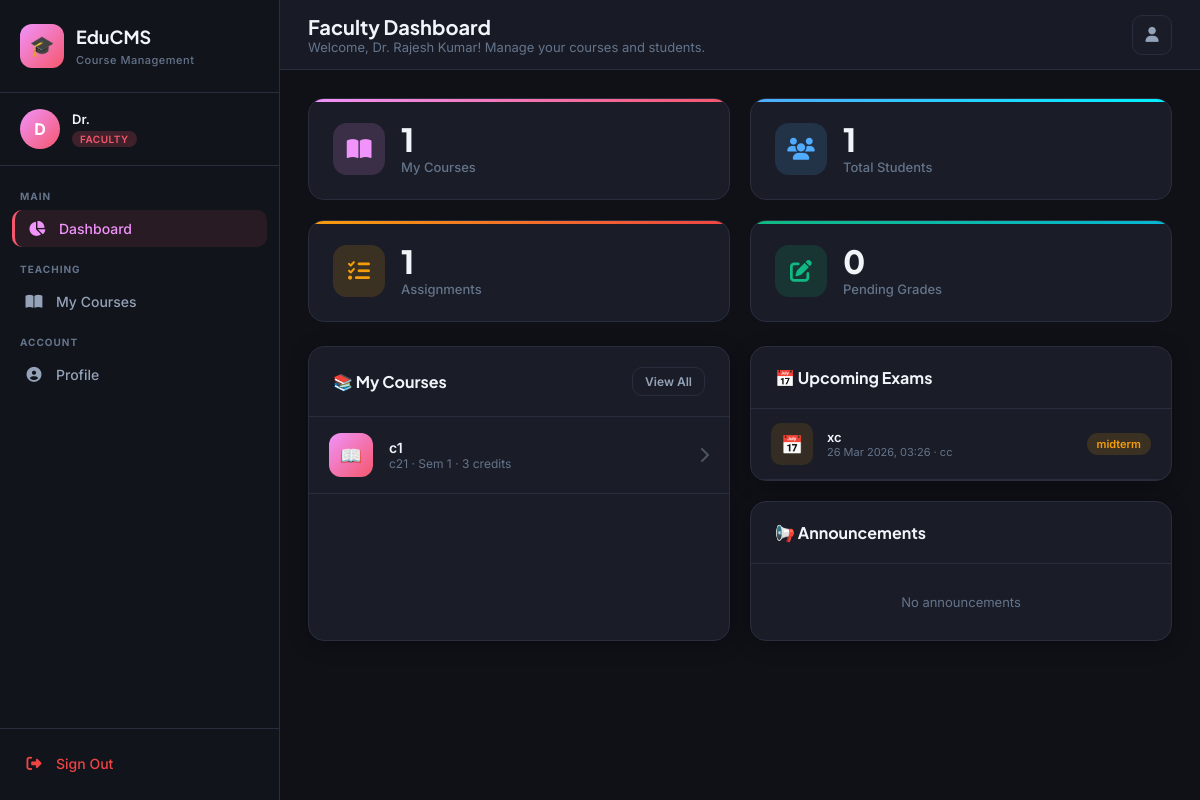
The app's page /faculty/dashboard (signed in) with its own data.
### app.py (models this page shows)
class User(UserMixin, db.Model):
    __tablename__ = 'users'
    id = db.Column(db.Integer, primary_key=True)
    name = db.Column(db.String(100), nullable=False)
    email = db.Column(db.String(120), unique=True, nullable=False)
    password = db.Column(db.String(200), nullable=False)
    role = db.Column(db.String(20), nullable=False, default='student')  # admin/faculty/student
    phone = db.Column(db.String(20))
    department = db.Column(db.String(100))
    profile_pic = db.Column(db.String(200), default='default.png')
    is_active_account = db.Column(db.Boolean, default=True)
    created_at = db.Column(db.DateTime, default=datetime.utcnow)
    courses_taught = db.relationship('Course', backref='faculty', lazy=True, foreign_keys='Course.faculty_id')
    enrollments = db.relationship('Enrollment', backref='student', lazy=True, foreign_keys='Enrollment.student_id')

class Course(db.Model):
    __tablename__ = 'courses'
    id = db.Column(db.Integer, primary_key=True)
    name = db.Column(db.String(150), nullable=False)
    code = db.Column(db.String(20), unique=True, nullable=False)
    description = db.Column(db.Text)
    credits = db.Column(db.Integer, default=3)
    semester = db.Column(db.Integer, default=1)
    department = db.Column(db.String(100))
    faculty_id = db.Column(db.Integer, db.ForeignKey('users.id'))
    max_students = db.Column(db.Integer, default=60)
    is_active = db.Column(db.Boolean, default=True)
    created_at = db.Column(db.DateTime, default=datetime.utcnow)
    enrollments = db.relationship('Enrollment', backref='course', lazy=True)
    assignments = db.relationship('Assignment', backref='course', lazy=True)
    materials = db.relationship('Material', backref='course', lazy=True)
    exams = db.relationship('Exam', backref='course', lazy=True)

class Exam(db.Model):
    __tablename__ = 'exams'
    id = db.Column(db.Integer, primary_key=True)
    course_id = db.Column(db.Integer, db.ForeignKey('courses.id'), nullable=False)
    title = db.Column(db.String(200), nullable=False)
    exam_date = db.Column(db.DateTime)
    duration = db.Column(db.Integer, default=180)  # minutes
    max_marks = db.Column(db.Integer, default=100)
    exam_type = db.Column(db.String(50), default='midterm')  # midterm/final/quiz
    venue = db.Column(db.String(100))
    created_at = db.Column(db.DateTime, default=datetime.utcnow)
    results = db.relationship('Result', backref='exam', lazy=True)

### app.py (the view)
@app.route('/faculty/dashboard')
@login_required
def faculty_dashboard():
    if current_user.role != 'faculty': return redirect(url_for('index'))
    my_courses = Course.query.filter_by(faculty_id=current_user.id).all()
    total_students = 0
    for c in my_courses:
        total_students += Enrollment.query.filter_by(course_id=c.id, status='approved').count()
    total_assignments = sum(Assignment.query.filter_by(course_id=c.id).count() for c in my_courses)
    pending_submissions = 0
    for c in my_courses:
        for a in c.assignments:
            pending_submissions += Submission.query.filter_by(assignment_id=a.id, grade=None).count()
    upcoming_exams = []
    for c in my_courses:
        exams = Exam.query.filter(Exam.course_id == c.id, Exam.exam_date >= datetime.utcnow()).all()
        upcoming_exams.extend(exams)
    announcements = Announcement.query.filter(
        Announcement.target_role.in_(['all', 'faculty'])
    ).order_by(Announcement.created_at.desc()).limit(3).all()
    return render_template('faculty/dashboard.html',
        my_courses=my_courses, total_students=total_students,
        total_assignments=total_assignments, pending_submissions=pending_submissions,
        upcoming_exams=upcoming_exams[:5], announcements=announcements)

### app.py (called while the page is built)
@login_manager.user_loader
def load_user(user_id):
    return User.query.get(int(user_id))

@app.context_processor
def inject_now():
    return {'now': datetime.utcnow().date()}

### templates/faculty/dashboard.html (shortened to what this page needs)
{% extends "base.html" %}
{% block page_title %}Faculty Dashboard{% endblock %}
{% block page_subtitle %}Welcome, {{ current_user.name }}! Manage your courses and students.{% endblock %}
{% block content %}
<div class="grid-4 mb-24 fade-in">
    <div class="stat-card" style="--card-gradient:linear-gradient(135deg,#f093fb,#f5576c)">
        <div class="stat-icon" style="background:rgba(240,147,251,0.15);color:#f093fb"><i class="fas fa-book-open"></i></div>
        <div class="stat-info">
            <div class="stat-value">{{ my_courses|length }}</div>
            <div class="stat-label">My Courses</div>
        </div>
    </div>
    <div class="stat-card" style="--card-gradient:linear-gradient(135deg,#4facfe,#00f2fe)">
        <div class="stat-icon" style="background:rgba(79,172,254,0.15);color:#4facfe"><i class="fas fa-users"></i></div>
        <div class="stat-info">
            <div class="stat-value">{{ total_students }}</div>
            <div class="stat-label">Total Students</div>
        </div>
    </div>
    <div class="stat-card" style="--card-gradient:linear-gradient(135deg,#f59e0b,#ef4444)">
        <div class="stat-icon" style="background:rgba(245,158,11,0.15);color:#f59e0b"><i class="fas fa-tasks"></i></div>
        <div class="stat-info">
            <div class="stat-value">{{ total_assignments }}</div>
            <div class="stat-label">Assignments</div>
        </div>
    </div>
    <div class="stat-card" style="--card-gradient:linear-gradient(135deg,#10b981,#06b6d4)">
        <div class="stat-icon" style="background:rgba(16,185,129,0.15);color:#10b981"><i class="fas fa-edit"></i></div>
        <div class="stat-info">
            <div class="stat-value">{{ pending_submissions }}</div>
            <div class="stat-label">Pending Grades</div>
        </div>
    </div>
</div>
<div class="grid-2 mb-24">
    <div class="card fade-in">
        <div class="card-header">
            <span class="card-title">📚 My Courses</span>
            <a href="/faculty/courses" class="btn btn-outline btn-sm">View All</a>
        </div>
        <div class="card-body" style="padding:0">
            {% if my_courses %}
            {% for course in my_courses %}
            <a href="/faculty/courses/{{ course.id }}" style="display:flex;align-items:center;gap:16px;padding:16px 20px;border-bottom:1px solid #2a2d3e;text-decoration:none;transition:background 0.2s"
               onmouseover="this.style.background='#22263a'" onmouseout="this.style.background=''">
                <div style="width:44px;height:44px;border-radius:12px;background:linear-gradient(135deg,#f093fb,#f5576c);display:flex;align-items:center;justify-content:center;font-size:18px;flex-shrink:0">
                    📖
                </div>
                <div style="flex:1">
                    <div style="font-weight:600;color:#f1f5f9;font-size:14px">{{ course.name }}</div>
                    <div style="font-size:12px;color:#64748b">{{ course.code }} · Sem {{ course.semester }} · {{ course.credits }} credits</div>
                </div>
                <i class="fas fa-chevron-right" style="color:#4b5563"></i>
            </a>
            {% endfor %}
            {% else %}
            <div class="empty-state">
                <div class="empty-icon">📚</div>
                <div class="empty-title">No Courses Assigned</div>
                <div class="empty-text">Contact admin to assign courses</div>
            </div>
            {% endif %}
        </div>
    </div>
    <div class="flex flex-col gap-20">
        <div class="card fade-in">
            <div class="card-header">
                <span class="card-title">📅 Upcoming Exams</span>
            </div>
            <div class="card-body" style="padding:0">
                {% if upcoming_exams %}
                {% for exam in upcoming_exams %}
                <div style="display:flex;align-items:center;gap:14px;padding:14px 20px;border-bottom:1px solid #2a2d3e">
                    <div style="width:42px;height:42px;border-radius:10px;background:rgba(245,158,11,0.12);display:flex;align-items:center;justify-content:center;font-size:18px">📅</div>
                    <div style="flex:1">
                        <div style="font-weight:600;color:#f1f5f9;font-size:13px">{{ exam.title }}</div>
                        <div style="font-size:11px;color:#64748b">
                            {{ exam.exam_date.strftime('%d %b %Y, %H:%M') if exam.exam_date else 'TBD' }} · {{ exam.venue or 'TBD' }}
                        </div>
                    </div>
                    <span class="badge badge-warning">{{ exam.exam_type }}</span>
                </div>
                {% endfor %}
                {% else %}
                <div class="empty-state" style="padding:30px">
                    <div style="font-size:32px;margin-bottom:8px">📅</div>
                    <div style="color:#64748b;font-size:13px">No upcoming exams</div>
                </div>
                {% endif %}
            </div>
        </div>
        <div class="card fade-in">
            <div class="card-header"><span class="card-title">📢 Announcements</span></div>
            <div class="card-body" style="padding:0">
                {% if announcements %}
                {% for ann in announcements %}
                <div style="padding:14px 20px;border-bottom:1px solid #2a2d3e">
                    <div style="font-weight:600;color:#f1f5f9;font-size:13px;margin-bottom:4px">{{ ann.title }}</div>
                    <div style="font-size:12px;color:#64748b">{{ ann.content[:80] }}{% if ann.content|length > 80 %}…{% endif %}</div>
                    <div style="font-size:11px;color:#4b5563;margin-top:6px">{{ ann.created_at.strftime('%d %b') }}</div>
                </div>
                {% endfor %}
                {% else %}
                <div class="empty-state" style="padding:30px"><div style="color:#64748b;font-size:13px">No announcements</div></div>
                {% endif %}
            </div>
        </div>
    </div>
</div>
{% endblock %}

### templates/base.html (shortened to what this page needs)
<!DOCTYPE html>
<html lang="en">
<head>
    <link rel="stylesheet" href="https://cdnjs.cloudflare.com/ajax/libs/font-awesome/6.5.0/css/all.min.css">
</head>
<body>
{% if current_user.is_authenticated %}
<aside class="sidebar" id="sidebar">
    <div class="sidebar-brand">
        <div class="brand-icon">🎓</div>
        <div class="brand-text">
            <h1>EduCMS</h1>
            <span>Course Management</span>
        </div>
    </div>
    <div class="sidebar-user">
        <div class="user-avatar" style="background:
            {% if current_user.role == 'admin' %}var(--admin-gradient)
            {% elif current_user.role == 'faculty' %}var(--faculty-gradient)
            {% else %}var(--student-gradient){% endif %}">
            {{ current_user.name[0].upper() }}
        </div>
        <div class="user-info">
            <h4>{{ current_user.name.split(' ')[0] }}</h4>
            <span class="role-badge badge-{{ current_user.role }}">{{ current_user.role }}</span>
        </div>
    </div>
    <nav class="sidebar-nav">
        {% if current_user.role == 'admin' %}
        <div class="nav-section">
            <div class="nav-section-label">Main</div>
            <a href="/admin/dashboard" class="nav-item {% if request.path == '/admin/dashboard' %}active{% endif %}">
                <i class="fas fa-chart-pie"></i> Dashboard
            </a>
        </div>
        <div class="nav-section">
            <div class="nav-section-label">Management</div>
            <a href="/admin/courses" class="nav-item {% if '/admin/courses' in request.path %}active{% endif %}">
                <i class="fas fa-book-open"></i> Courses
            </a>
            <a href="/admin/users" class="nav-item {% if '/admin/users' in request.path %}active{% endif %}">
                <i class="fas fa-users"></i> Users
            </a>
            <a href="/admin/enrollments" class="nav-item {% if '/admin/enrollments' in request.path %}active{% endif %}">
                <i class="fas fa-user-check"></i> Enrollments
            </a>
        </div>
        <div class="nav-section">
            <div class="nav-section-label">Communication</div>
            <a href="/admin/announcements" class="nav-item {% if '/admin/announcements' in request.path %}active{% endif %}">
                <i class="fas fa-bullhorn"></i> Announcements
            </a>
            <a href="/admin/reports" class="nav-item {% if '/admin/reports' in request.path %}active{% endif %}">
                <i class="fas fa-chart-bar"></i> Reports
            </a>
        </div>
        {% elif current_user.role == 'faculty' %}
        <div class="nav-section">
            <div class="nav-section-label">Main</div>
            <a href="/faculty/dashboard" class="nav-item {% if request.path == '/faculty/dashboard' %}active{% endif %}">
                <i class="fas fa-chart-pie"></i> Dashboard
            </a>
        </div>
        <div class="nav-section">
            <div class="nav-section-label">Teaching</div>
            <a href="/faculty/courses" class="nav-item {% if '/faculty/courses' in request.path %}active{% endif %}">
                <i class="fas fa-book-open"></i> My Courses
            </a>
        </div>
        {% endif %}
        <div class="nav-section">
            <div class="nav-section-label">Account</div>
            <a href="/profile" class="nav-item {% if request.path == '/profile' %}active{% endif %}">
                <i class="fas fa-user-circle"></i> Profile
            </a>
        </div>
    </nav>
    <div class="sidebar-footer">
        <a href="/logout" class="nav-item" style="color: #ef4444;">
            <i class="fas fa-sign-out-alt"></i> Sign Out
        </a>
    </div>
</aside>
<main class="main-content">
    <header class="header">
        <div class="header-left">
            <div>
                <div class="page-title">{% block page_title %}Dashboard{% endblock %}</div>
                <div class="page-subtitle">{% block page_subtitle %}{% endblock %}</div>
            </div>
        </div>
        <div class="header-right">
            <a href="/profile" class="header-btn" title="Profile">
                <i class="fas fa-user"></i>
            </a>
        </div>
    </header>
    <div class="page-content">
        {% block content %}{% endblock %}
    </div>
</main>
{% else %}
{% block auth_content %}{% endblock %}
{% endif %}
</body>
</html>

### records on screen
User: name "D", name "Dr.", role "FACULTY", name "Dr. Rajesh Kumar"
Course: name "c1", code "c21", semester "1", credits "3"
Exam: title "xc", exam_date "26 Mar 2026, 03:26", venue "cc", exam_type "midterm"

### other values on screen
{{ my_courses|length }} "1"
{{ total_students }} "1"
{{ total_assignments }} "1"
{{ pending_submissions }} "0"
